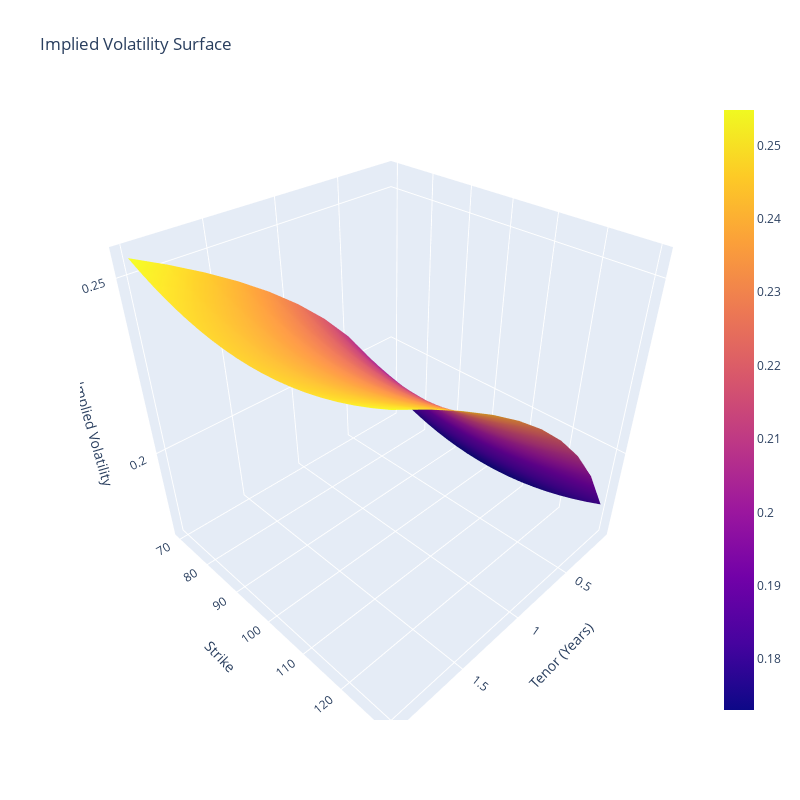

Notebook code for this chart:
### Code cell
import numpy as np
import pandas as pd
import plotly.graph_objects as go
from IPython.display import display
import ipywidgets as widgets

strikes = 0

def generate_sample_vol_data(n_strikes=20, n_tenors=10):



    spot = 100

    ## Generer strikes. 30% over og under spot.
    strikes = np.linspace(0.7 * spot, 1.3 * spot, n_strikes)
    
    # Tenors, alt fra 1/12 (1 måned) til 2 år
    tenors = np.linspace(1/12, 2, n_tenors)
    


    # matrix som består af strikes som kolonner og tenors som rows.

    vols = np.zeros((len(strikes), len(tenors)))

    print("sSSSSS")
    print(vols)




    for i, k in enumerate(strikes):
        for j, t in enumerate(tenors):
            # beregn moneyness, hvor langt er vi fra spot (e.g 0,1 eller 0,2 fra spot)
            moneyness = k/spot

            
            """ 
            
            Eksempel på nedenstående kode


            For en 20% OTM option (moneyness = 1.2) med 1 year to expiry (t = 1):   
            smile = 0.2 + 0.1 * (1.2 - 1)**2 = 0.204
            term = 0.05 * np.log(1 + 0.5) = 0.02025
            vol = 0.204 + 0.02025 = 0.22425 (22.425% volatility) 
            
            """

            smile = 0.2 + 0.1 * (moneyness - 1)**2
            term = 0.05 * np.log(t + 0.5)
            vols[i, j] = smile + term
            
    return strikes, tenors, vols

def update_plot(n_strikes, n_tenors):
    strikes, tenors, vols = generate_sample_vol_data(n_strikes, n_tenors)



    X, Y = np.meshgrid(tenors, strikes)
    
    fig = go.Figure(data=[go.Surface(x=X, y=Y, z=vols)])
    
    fig.update_layout(
        title='Implied Volatility Surface',
        scene = dict(
            xaxis_title='Tenor (Years)',
            yaxis_title='Strike',
            zaxis_title='Implied Volatility'
        ),
        width=800,
        height=800
    )
    
    # vis figuren
    display(fig)
    
    # vis df
    df = pd.DataFrame(
        vols,
        index=[f'Strike: {s:.2f}' for s in strikes],
        columns=[f'Tenor: {t:.2f}Y' for t in tenors]
    )
    display(df)

    return strikes

# widgets
strikes_slider = widgets.IntSlider(
    value=20,
    min=10,
    max=50,
    step=1,
    description='Strikes:',
    continuous_update=False
)

tenors_slider = widgets.IntSlider(
    value=10,
    min=5,
    max=20,
    step=1,
    description='Tenors:',
    continuous_update=False
)

#update_plot(20,20)
#Create interactive controls
widgets.interactive(update_plot, n_strikes=strikes_slider, n_tenors=tenors_slider)

### Figure 1 — Plotly figure (JSON) as saved in the notebook; plotly's stock layout.template omitted (floating-point values rounded to 4 significant figures; data arrays with more than 128 entries replaced by an {"elided": "..."} marker saying what was removed)
{"data": [{"type": "surface", "x": {"elided": "20x10 float values"}, "y": {"elided": "20x10 float values"}, "z": {"elided": "20x10 float values"}}], "layout": {"height": 800, "scene": {"xaxis": {"title": {"text": "Tenor (Years)"}}, "yaxis": {"title": {"text": "Strike"}}, "zaxis": {"title": {"text": "Implied Volatility"}}}, "title": {"text": "Implied Volatility Surface"}, "width": 800}}
